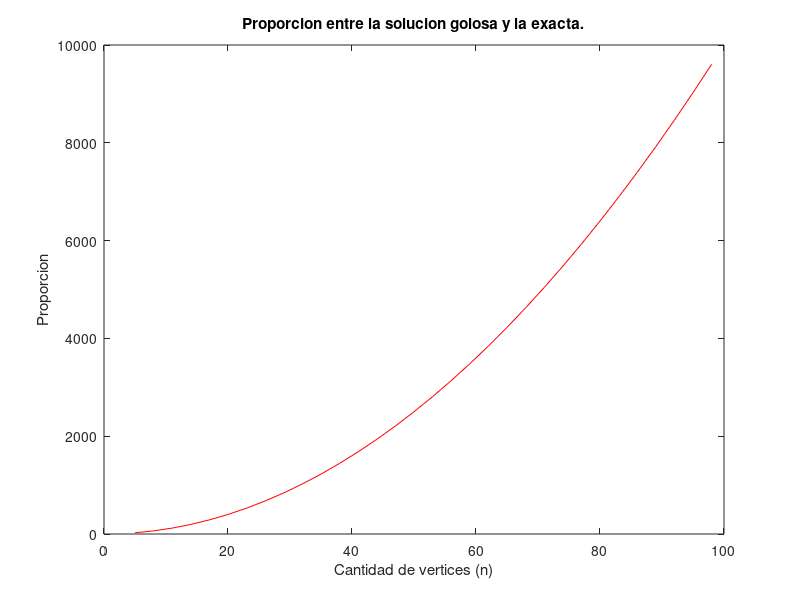
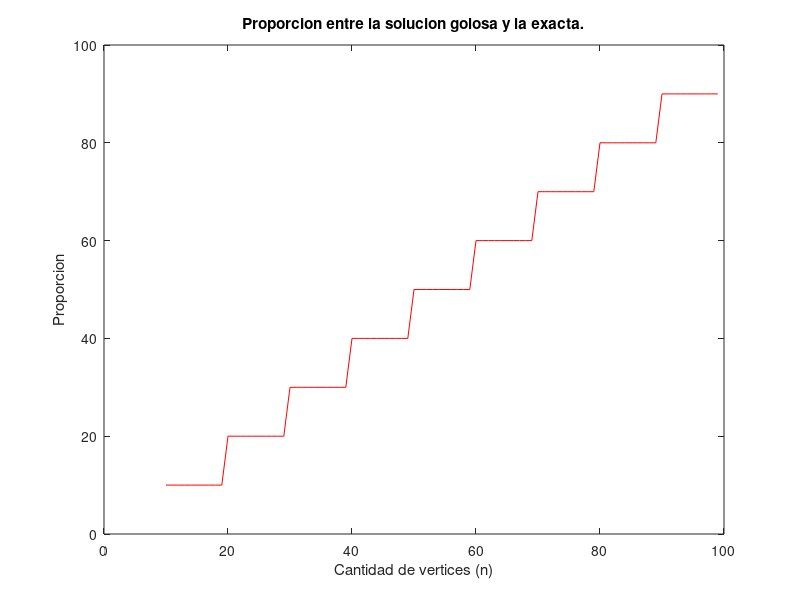

Here is the MATLAB script that generated these plots, in order:
function graficar_goloso_proporcion()

  close all;

  datos = [5 25
8 64
11 121
14 196
17 289
20 400
23 529
26 676
29 841
32 1024
35 1225
38 1444
41 1681
44 1936
47 2209
50 2500
53 2809
56 3136
59 3481
62 3844
65 4225
68 4624
71 5041
74 5476
77 5929
80 6400
83 6889
86 7396
89 7921
92 8464
95 9025
98 9604];

datos1 = [10 10
11 10
12 10
13 10
14 10
15 10
16 10
17 10
18 10
19 10
20 20
21 20
22 20
23 20
24 20
25 20
26 20
27 20
28 20
29 20
30 30
31 30
32 30
33 30
34 30
35 30
36 30
37 30
38 30
39 30
40 40
41 40
42 40
43 40
44 40
45 40
46 40
47 40
48 40
49 40
50 50
51 50
52 50
53 50
54 50
55 50
56 50
57 50
58 50
59 50
60 60
61 60
62 60
63 60
64 60
65 60
66 60
67 60
68 60
69 60
70 70
71 70
72 70
73 70
74 70
75 70
76 70
77 70
78 70
79 70
80 80
81 80
82 80
83 80
84 80
85 80
86 80
87 80
88 80
89 80
90 90
91 90
92 90
93 90
94 90
95 90
96 90
97 90
98 90
99 90];

  figure;
  plot(datos(:,1), datos(:,2), 'r');
  hold on;
  title('Proporcion entre la solucion golosa y la exacta.');
  xlabel('Cantidad de vertices (n)');
  ylabel('Proporcion');
  saveas(gca, ['../graficos/goloso_proporcion.eps'],'epsc');
  
  figure;
  plot(datos1(:,1), datos1(:,2), 'r');
  hold on;
  title('Proporcion entre la solucion golosa y la exacta.');
  xlabel('Cantidad de vertices (n)');
  ylabel('Proporcion');
  saveas(gca, ['../graficos/goloso_proporcion2.eps'],'epsc');
  
end